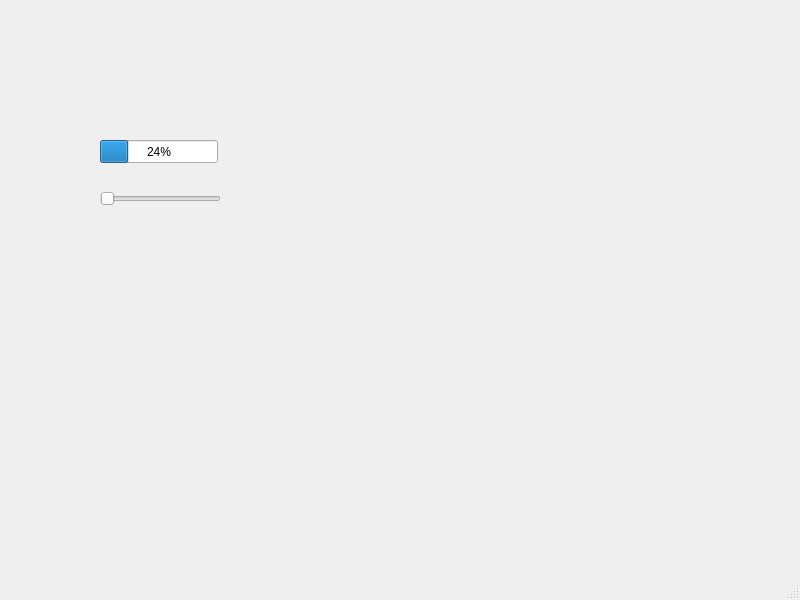
<?xml version="1.0" encoding="UTF-8"?>
<ui version="4.0">
 <class>MainWindow</class>
 <widget class="QMainWindow" name="MainWindow">
  <property name="geometry">
   <rect>
    <x>0</x>
    <y>0</y>
    <width>800</width>
    <height>600</height>
   </rect>
  </property>
  <property name="windowTitle">
   <string>MainWindow</string>
  </property>
  <widget class="QWidget" name="centralwidget">
   <widget class="QProgressBar" name="progressBar">
    <property name="geometry">
     <rect>
      <x>100</x>
      <y>140</y>
      <width>118</width>
      <height>23</height>
     </rect>
    </property>
    <property name="value">
     <number>24</number>
    </property>
   </widget>
   <widget class="QSlider" name="horizontalSlider">
    <property name="geometry">
     <rect>
      <x>100</x>
      <y>190</y>
      <width>121</width>
      <height>18</height>
     </rect>
    </property>
    <property name="orientation">
     <enum>Qt::Horizontal</enum>
    </property>
   </widget>
  </widget>
  <widget class="QMenuBar" name="menubar">
   <property name="geometry">
    <rect>
     <x>0</x>
     <y>0</y>
     <width>800</width>
     <height>25</height>
    </rect>
   </property>
  </widget>
  <widget class="QStatusBar" name="statusbar"/>
 </widget>
 <resources/>
 <connections/>
</ui>
